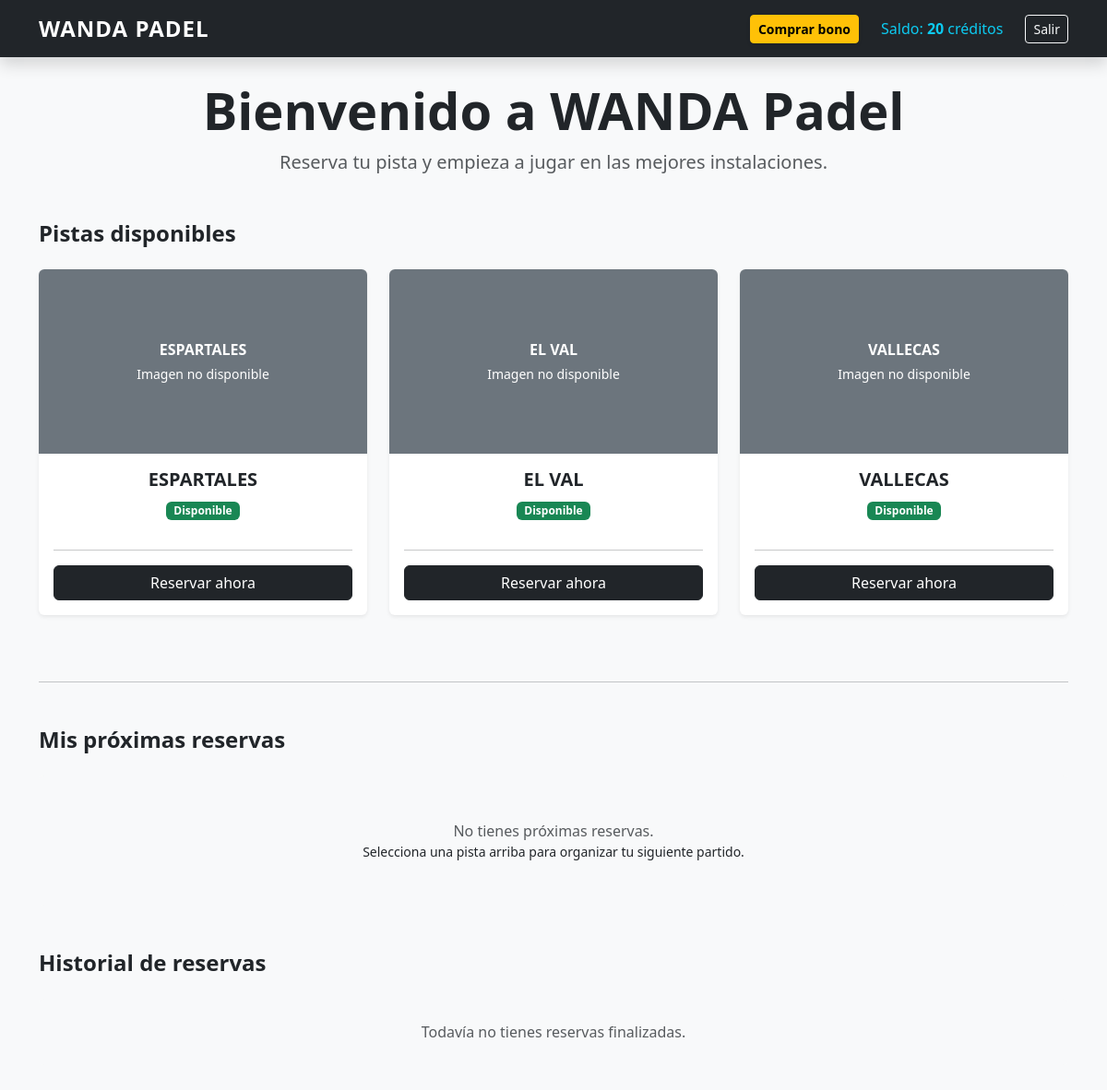
/ (signed in), run on an earlier commit of the app's database.
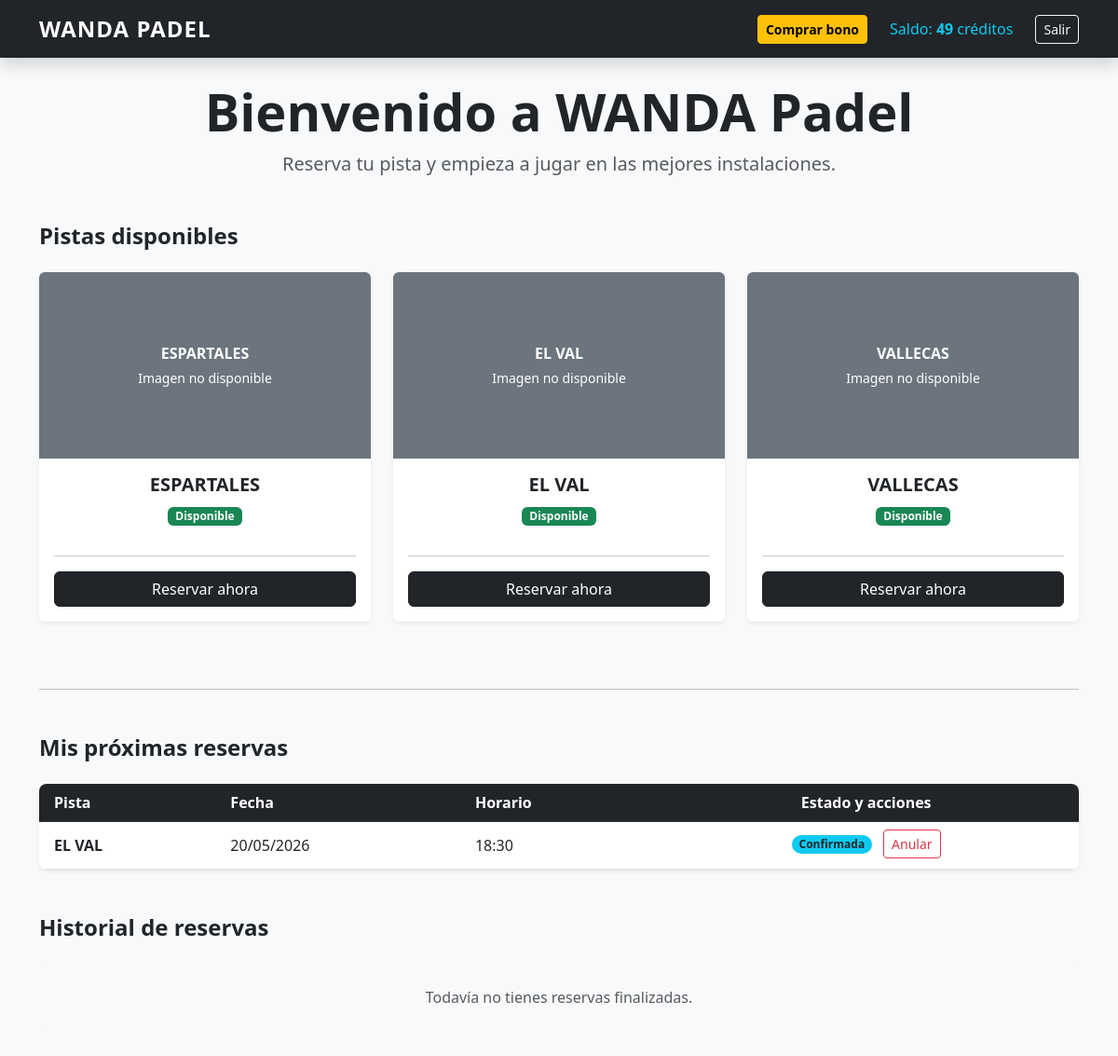
And on a later commit of the database.
### reservas/models.py (models this page shows, shortened)
class Usuario(AbstractUser):
    creditos = models.PositiveIntegerField(default=0)

class Pista(models.Model):
    nombre = models.CharField(max_length=100)
    imagen_url = models.URLField(
        max_length=500,
        blank=True,
        null=True,
        help_text="Pega aquí el enlace de una foto de una pista de pádel",
    )
    activa = models.BooleanField(default=True)
    @property
    def esta_llena_hoy(self):
        hoy = date.today()
        total_reservas_hoy = self.reserva_set.filter(fecha=hoy).count()
        return total_reservas_hoy >= 6

class Reserva(models.Model):
    HORARIOS = [
        ('09:00', '09:00 - 10:30'),
        ('10:30', '10:30 - 12:00'),
        ('12:00', '12:00 - 13:30'),
        ('17:00', '17:00 - 18:30'),
        ('18:30', '18:30 - 20:00'),
        ('20:00', '20:00 - 21:30'),
    ]
    usuario = models.ForeignKey(Usuario, on_delete=models.CASCADE)
    pista = models.ForeignKey(Pista, on_delete=models.CASCADE)
    bono_consumido = models.ForeignKey(
        Bono,
        on_delete=models.SET_NULL,
        null=True,
        blank=True,
        related_name='reservas',
    )
    fecha = models.DateField()
    bloque = models.CharField(max_length=5, choices=HORARIOS)
    @property
    def fecha_hora_inicio(self):
        return datetime_class.combine(self.fecha, datetime_class.strptime(self.bloque, "%H:%M").time())
    @property
    def ha_pasado(self):
        return self.fecha_hora_inicio < timezone.localtime().replace(tzinfo=None)
    class Meta:
        constraints = [
            models.UniqueConstraint(
                fields=['pista', 'fecha', 'bloque'],
                name='reserva_unica_por_pista_fecha_bloque',
            )
        ]

### reservas/views.py (the view)
# urls.py: 2. Add a URL to urlpatterns:  path('', views.home, name='home')
def home(request):
    pistas = Pista.objects.filter(activa=True)
    reservas_proximas = []
    reservas_historial = []
    if request.user.is_authenticated:
        reservas_usuario = Reserva.objects.filter(usuario=request.user).order_by('fecha', 'bloque')
        reservas_proximas = [reserva for reserva in reservas_usuario if not reserva.ha_pasado]
        reservas_historial = [reserva for reserva in reservas_usuario if reserva.ha_pasado]
    return render(request, 'reservas/home.html', {
        'pistas': pistas,
        'reservas': reservas_proximas,
        'reservas_historial': reservas_historial,
    })

### reservas/templates/reservas/home.html (shortened to what the changed rows need)
{% extends 'reservas/base.html' %}
{% block content %}
<div class="text-center mb-5">
    <h1 class="display-4 fw-bold">Bienvenido a WANDA Padel</h1>
</div>
<div class="row">
    <div class="col-12 mb-3">
        <h2 class="h4 fw-bold">Pistas disponibles</h2>
    </div>
    {% for pista in pistas %}
    <div class="col-md-4 mb-4">
        <div class="card shadow-sm border-0 h-100 overflow-hidden">
            {% if pista.imagen_url %}
                <div class="position-relative bg-secondary" style="height: 200px;">
                    <div class="d-none position-absolute top-0 start-0 w-100 h-100 text-white d-flex align-items-center justify-content-center">
                        <div class="text-center">
                            <p class="fw-bold mb-1">{{ pista.nombre }}</p>
                            <p class="small mb-0">Imagen no disponible</p>
                        </div>
                    </div>
                </div>
            {% endif %}
            <div class="card-body text-center">
                <h3 class="card-title h5 fw-bold">{{ pista.nombre }}</h3>
                {% if not pista.activa %}
                    <p class="badge bg-secondary mb-3">Mantenimiento</p>
                {% elif pista.esta_llena_hoy %}
                    <p class="badge bg-danger mb-3">Completa hoy</p>
                {% else %}
                    <p class="badge bg-success mb-3">Disponible</p>
                {% endif %}
                <hr>
                {% if not pista.activa or pista.esta_llena_hoy %}
                    <button class="btn btn-secondary w-100" disabled>No disponible</button>
                {% else %}
                    <a href="{% url 'reservar_pista' pista.id %}" class="btn btn-dark w-100">Reservar ahora</a>
                {% endif %}
            </div>
        </div>
    </div>
    {% empty %}
    <div class="col-12 text-center">
        <div class="alert alert-warning py-4">
            No hay pistas configuradas en el panel de administración.
        </div>
    </div>
    {% endfor %}
</div>
<div class="row mb-5">
    <div class="col-12">
        <h2 class="h4 fw-bold mb-4">Mis próximas reservas</h2>
        {% if user.is_authenticated %}
            {% if reservas %}
                <div class="table-responsive shadow-sm rounded-3">
                    <table class="table table-hover align-middle bg-white mb-0">
                        <thead class="table-dark">
                            <tr>
                                <th class="ps-3">Pista</th>
                                <th>Fecha</th>
                                <th>Horario</th>
                                <th class="text-center">Estado y acciones</th>
                            </tr>
                        </thead>
                        <tbody>
                            {% for r in reservas %}
                            <tr>
                                <td class="ps-3 fw-bold">{{ r.pista.nombre }}</td>
                                <td>{{ r.fecha|date:"d/m/Y" }}</td>
                                <td>{{ r.bloque }}</td>
                                <td class="text-center">
                                    <span class="badge rounded-pill bg-info text-dark mb-2 d-inline-block">Confirmada</span>
                                    <br class="d-md-none">
                                    <form action="{% url 'anular_reserva' r.id %}" method="post" onsubmit="return confirm('¿Seguro que quieres anular esta reserva? Se te devolverá el crédito.');" style="display:inline;">
                                        <button type="submit" class="btn btn-outline-danger btn-sm ms-md-2">Anular</button>
                                    </form>
                                </td>
                            </tr>
                            {% endfor %}
                        </tbody>
                    </table>
                </div>
            {% else %}
                <div class="card border-0 bg-light text-center py-5">
                    <p class="text-muted mb-0">No tienes próximas reservas.</p>
                    <small>Selecciona una pista arriba para organizar tu siguiente partido.</small>
                </div>
            {% endif %}
            <h2 class="h4 fw-bold mt-5 mb-4">Historial de reservas</h2>
        {% else %}
            <div class="alert alert-secondary text-center">
                <a href="{% url 'login' %}" class="fw-bold">Inicia sesión</a> para ver tus reservas.
            </div>
        {% endif %}
    </div>
</div>
{% endblock %}

### reservas/templates/reservas/base.html (shortened to what this page needs)
<!DOCTYPE html>
<html lang="es">
<head>
    <link href="https://cdn.jsdelivr.net/npm/bootstrap@5.3.0/dist/css/bootstrap.min.css" rel="stylesheet">
</head>
<body class="bg-light">
    <nav class="navbar navbar-expand-lg navbar-dark bg-dark mb-4 shadow">
        <div class="container">
            <a class="navbar-brand fw-bold" href="{% url 'home' %}">WANDA PADEL</a>
            <div class="collapse navbar-collapse" id="navbarNav">
                <div class="navbar-nav ms-auto align-items-center">
                    {% if user.is_authenticated %}
                        <a class="btn btn-warning btn-sm me-3 fw-bold shadow-sm" href="{% url 'comprar_bono' %}">
                            Comprar bono
                        </a>
                        <span class="nav-link text-info me-3">
                            Saldo: <strong>{{ user.creditos }}</strong> créditos
                        </span>
                        <form action="{% url 'logout' %}" method="post" class="d-inline">
                            <button type="submit" class="btn btn-outline-light btn-sm">Salir</button>
                        </form>
                    {% else %}
                        <a class="nav-link me-2" href="{% url 'login' %}">Entrar</a>
                        <a class="btn btn-primary btn-sm text-white px-3 shadow-sm" href="{% url 'registro' %}">Registro</a>
                    {% endif %}
                </div>
            </div>
        </div>
    </nav>
    <div class="container">
        {% block content %}
        {% endblock %}
    </div>
</body>
</html>

What changed in the data, as far as the page shows it:
changed Usuario: creditos "20" → "49"
added Reserva: pista.nombre "EL VAL", fecha "20/05/2026", bloque "18:30"
Also different on the page:
text no longer shown: "No tienes próximas reservas. Selecciona una pista arriba para organizar tu siguiente partido."
text now shown: "Pista Fecha Horario Estado y acciones"
